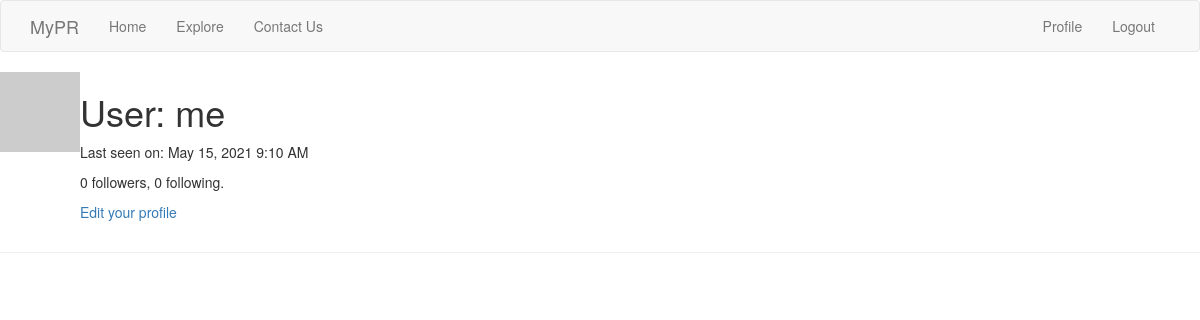
Before: /user/me (signed in) with the older database file.
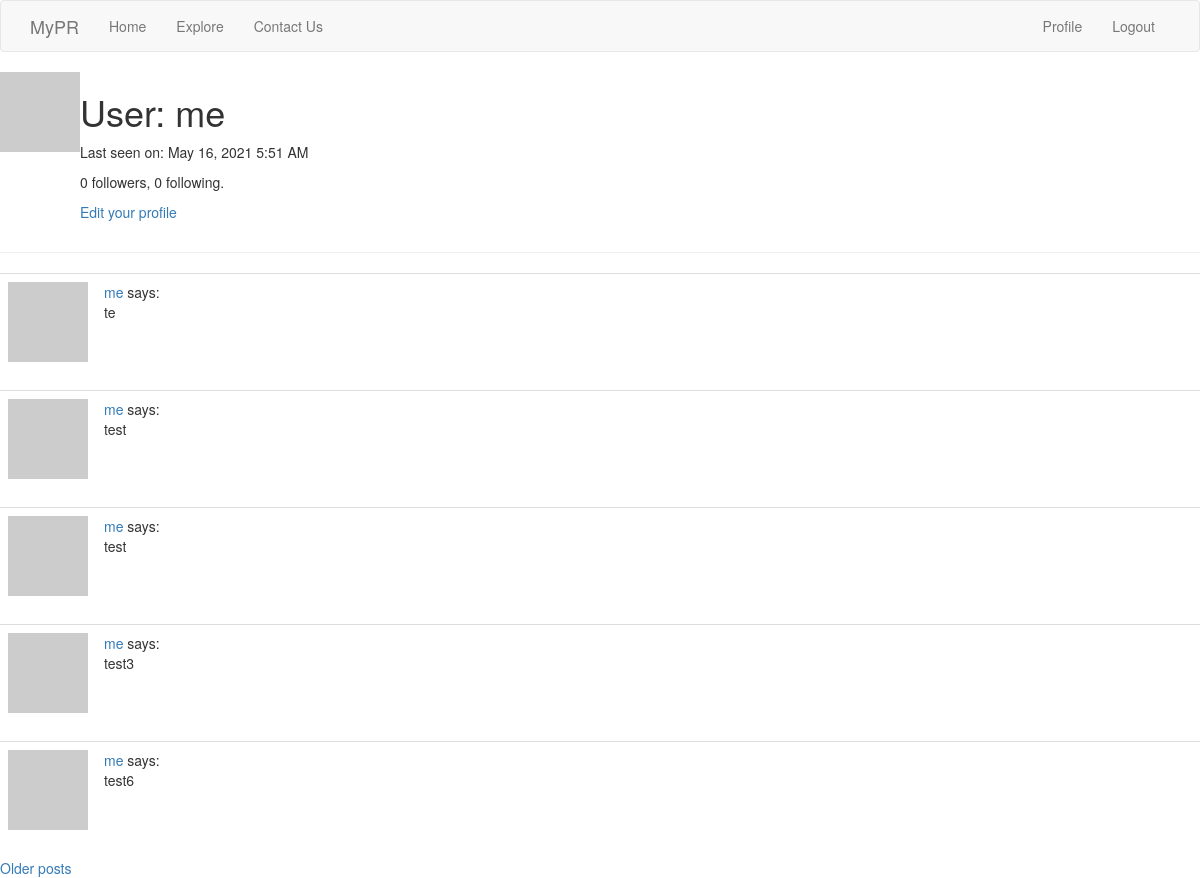
After: the same page with the newer database file.
### app/models.py (models this page shows, shortened)
class User(UserMixin, db.Model):
    id = db.Column(db.Integer, primary_key=True)
    username = db.Column(db.String(64), index=True, unique=True)
    email = db.Column(db.String(120), index=True, unique=True)
    password_hash = db.Column(db.String(128))
    posts = db.relationship('Post', backref='author', lazy='dynamic')
    about_me = db.Column(db.String(140))
    last_seen = db.Column(db.DateTime, default=datetime.utcnow)
    followed = db.relationship(
        'User', secondary=followers,
        primaryjoin=(followers.c.follower_id == id),
        secondaryjoin=(followers.c.followed_id == id),
        backref=db.backref('followers', lazy='dynamic'), lazy='dynamic')
    def avatar(self, size):
        digest = md5(self.email.lower().encode('utf-8')).hexdigest()
        return 'https://www.gravatar.com/avatar/{}?d=identicon&s={}'.format(
            digest, size)

class Post(db.Model):
    id = db.Column(db.Integer, primary_key=True)
    body = db.Column(db.String(140))
    timestamp = db.Column(db.DateTime, index=True, default=datetime.utcnow)
    user_id = db.Column(db.Integer, db.ForeignKey('user.id'))

### app/routes.py (the view)
@app.route('/user/<username>')
@login_required
def user(username):
    user = User.query.filter_by(username=username).first_or_404()
    page = request.args.get('page', 1, type=int)
    posts = user.posts.order_by(Post.timestamp.desc()).paginate(
        page, app.config['POSTS_PER_PAGE'], False)
    next_url = url_for('user', username=user.username, page=posts.next_num) \
        if posts.has_next else None
    prev_url = url_for('user', username=user.username, page=posts.prev_num) \
        if posts.has_prev else None
    form = EmptyForm()
    return render_template('user.html', user=user, posts=posts.items,
                           next_url=next_url, prev_url=prev_url, form=form)

### app/models.py (called while the page is built)
@login.user_loader
def load_user(id):
    return User.query.get(int(id))

### app/routes.py (called while the page is built)
@app.before_request
def before_request():
    if current_user.is_authenticated:
        current_user.last_seen = datetime.utcnow()
        db.session.commit()

### app/templates/user.html (shortened to what this page needs)
{% extends "base.html" %}
{% block content %}
    <table>
        <tr valign="top">
            <td><img src="{{ user.avatar(128) }}"></td>
            <td>
                <h1>User: {{ user.username }}</h1>
                {% if user.last_seen %}
                    <p>Last seen on: {{ moment(user.last_seen).format('LLL') }}</p>
                {% endif %}
                <p>{{ user.followers.count() }} followers, {{ user.followed.count() }} following.</p>
                {% if user == current_user %}
                <p><a href="{{ url_for('edit_profile') }}">Edit your profile</a></p>
                {% endif %}
            </td>
        </tr>
    </table>
    <hr>
    {% for post in posts %}
        {% include '_post.html' %}
    {% endfor %}
    {% if next_url %}
    <a href="{{ next_url }}">Older posts</a>
    {% endif %}
{% endblock %}

### app/templates/_post.html
<table class="table table-hover">
        <tr>
            <td width="70px">
                <a href="{{ url_for('user', username=post.author.username) }}">
                    <img src="{{ post.author.avatar(70) }}" />
                </a>
            </td>
            <td>
                <a href="{{ url_for('user', username=post.author.username) }}">
                    {{ post.author.username }}
                </a>
                says:
                <br>
                    {{ post.body }}
            </td>
        </tr>
</table>

Changed rows visible on the page:
changed User "me": last_seen "May 15, 2021 9:10 AM" → "May 16, 2021 5:51 AM"
added Post: author.username "me", body "te"
added Post: author.username "me", body "test"
added Post: author.username "me", body "test"
added Post: author.username "me", body "test3"
added Post: author.username "me", body "test6"
Other visible differences:
text now shown: "Older posts"
